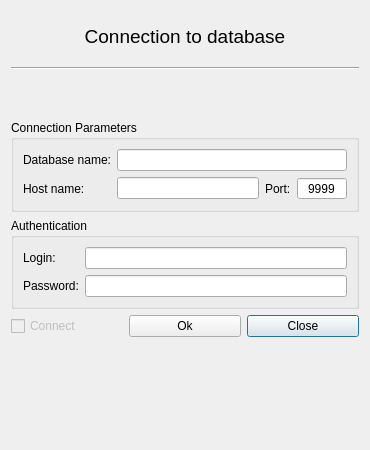
<?xml version="1.0" encoding="UTF-8"?>
<ui version="4.0">
 <class>ConnectDB</class>
 <widget class="QDialog" name="ConnectDB">
  <property name="geometry">
   <rect>
    <x>0</x>
    <y>0</y>
    <width>370</width>
    <height>450</height>
   </rect>
  </property>
  <property name="minimumSize">
   <size>
    <width>370</width>
    <height>450</height>
   </size>
  </property>
  <property name="maximumSize">
   <size>
    <width>370</width>
    <height>450</height>
   </size>
  </property>
  <property name="windowTitle">
   <string>Dialog</string>
  </property>
  <layout class="QGridLayout" name="gridLayout_3">
   <item row="0" column="0">
    <layout class="QGridLayout" name="GroupAll">
     <item row="2" column="0">
      <widget class="QGroupBox" name="groupAuthorization">
       <property name="title">
        <string>Authentication</string>
       </property>
       <layout class="QGridLayout" name="gridLayout">
        <item row="1" column="1">
         <widget class="QLineEdit" name="le_password"/>
        </item>
        <item row="1" column="0">
         <widget class="QLabel" name="lb_password">
          <property name="text">
           <string>Password:</string>
          </property>
          <property name="buddy">
           <cstring>le_password</cstring>
          </property>
         </widget>
        </item>
        <item row="0" column="0">
         <widget class="QLabel" name="lb_login">
          <property name="text">
           <string>Login:</string>
          </property>
          <property name="buddy">
           <cstring>le_login</cstring>
          </property>
         </widget>
        </item>
        <item row="0" column="1">
         <widget class="QLineEdit" name="le_login"/>
        </item>
       </layout>
      </widget>
     </item>
     <item row="0" column="0">
      <layout class="QGridLayout" name="groupHeader">
       <item row="2" column="0">
        <spacer name="vs_spaceUpper">
         <property name="sizeHint" stdset="0">
          <size>
           <width>20</width>
           <height>40</height>
          </size>
         </property>
        </spacer>
       </item>
       <item row="0" column="0">
        <widget class="QLabel" name="lb_header">
         <property name="minimumSize">
          <size>
           <width>0</width>
           <height>50</height>
          </size>
         </property>
         <property name="maximumSize">
          <size>
           <width>16777215</width>
           <height>50</height>
          </size>
         </property>
         <property name="font">
          <font>
           <pointsize>14</pointsize>
          </font>
         </property>
         <property name="frameShape">
          <enum>QFrame::NoFrame</enum>
         </property>
         <property name="text">
          <string>Connection to database</string>
         </property>
         <property name="alignment">
          <set>Qt::AlignCenter</set>
         </property>
        </widget>
       </item>
       <item row="1" column="0">
        <widget class="Line" name="l_lineUpper">
         <property name="orientation">
          <enum>Qt::Horizontal</enum>
         </property>
        </widget>
       </item>
      </layout>
     </item>
     <item row="1" column="0">
      <widget class="QGroupBox" name="groupParameters">
       <property name="title">
        <string>Connection Parameters</string>
       </property>
       <layout class="QGridLayout" name="gridLayout_2">
        <item row="1" column="2">
         <widget class="QLabel" name="lb_port">
          <property name="text">
           <string>Port:</string>
          </property>
          <property name="buddy">
           <cstring>sb_port</cstring>
          </property>
         </widget>
        </item>
        <item row="0" column="0">
         <widget class="QLabel" name="lb_dbName">
          <property name="text">
           <string>Database name:</string>
          </property>
          <property name="buddy">
           <cstring>le_dbName</cstring>
          </property>
         </widget>
        </item>
        <item row="0" column="1" colspan="3">
         <widget class="QLineEdit" name="le_dbName"/>
        </item>
        <item row="1" column="0">
         <widget class="QLabel" name="lb_hostName">
          <property name="text">
           <string>Host name:</string>
          </property>
          <property name="buddy">
           <cstring>le_hostName</cstring>
          </property>
         </widget>
        </item>
        <item row="1" column="3">
         <widget class="QSpinBox" name="sb_port">
          <property name="minimumSize">
           <size>
            <width>50</width>
            <height>0</height>
           </size>
          </property>
          <property name="alignment">
           <set>Qt::AlignCenter</set>
          </property>
          <property name="readOnly">
           <bool>false</bool>
          </property>
          <property name="buttonSymbols">
           <enum>QAbstractSpinBox::NoButtons</enum>
          </property>
          <property name="maximum">
           <number>9999</number>
          </property>
          <property name="value">
           <number>9999</number>
          </property>
         </widget>
        </item>
        <item row="1" column="1">
         <widget class="QLineEdit" name="le_hostName"/>
        </item>
       </layout>
      </widget>
     </item>
     <item row="3" column="0">
      <layout class="QGridLayout" name="groupAction">
       <item row="0" column="2">
        <widget class="QPushButton" name="pb_close">
         <property name="text">
          <string>Close</string>
         </property>
        </widget>
       </item>
       <item row="0" column="1">
        <widget class="QPushButton" name="pb_ok">
         <property name="enabled">
          <bool>true</bool>
         </property>
         <property name="text">
          <string>Ok</string>
         </property>
        </widget>
       </item>
       <item row="0" column="0">
        <widget class="QCheckBox" name="cb_connect">
         <property name="enabled">
          <bool>false</bool>
         </property>
         <property name="text">
          <string>Connect</string>
         </property>
        </widget>
       </item>
      </layout>
     </item>
     <item row="5" column="0">
      <layout class="QGridLayout" name="groupAbout">
       <item row="0" column="0">
        <spacer name="vs_spaceBottom">
         <property name="sizeHint" stdset="0">
          <size>
           <width>20</width>
           <height>40</height>
          </size>
         </property>
        </spacer>
       </item>
      </layout>
     </item>
    </layout>
   </item>
  </layout>
 </widget>
 <resources/>
 <connections>
  <connection>
   <sender>pb_close</sender>
   <signal>clicked()</signal>
   <receiver>ConnectDB</receiver>
   <slot>close()</slot>
   <hints>
    <hint type="sourcelabel">
     <x>302</x>
     <y>355</y>
    </hint>
    <hint type="destinationlabel">
     <x>184</x>
     <y>224</y>
    </hint>
   </hints>
  </connection>
  <connection>
   <sender>pb_ok</sender>
   <signal>clicked()</signal>
   <receiver>ConnectDB</receiver>
   <slot>close()</slot>
   <hints>
    <hint type="sourcelabel">
     <x>184</x>
     <y>355</y>
    </hint>
    <hint type="destinationlabel">
     <x>184</x>
     <y>224</y>
    </hint>
   </hints>
  </connection>
 </connections>
</ui>
